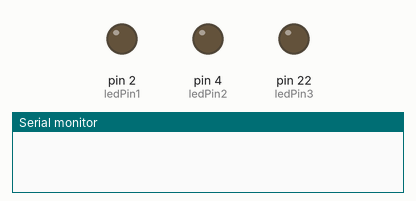
The sketch below on a simulated Arduino Mega 2560, built with avr-gcc and run on an emulated ATmega2560. On the bench: output pins drawn as LEDs (lit = HIGH), the last lines printed to the serial monitor.

Above: at 0.2 s.
At 1.7 s:
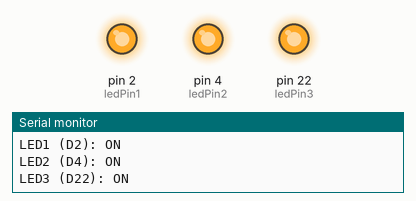
Timing chart, 0 to 3.0 s (numbered marks = the images above):
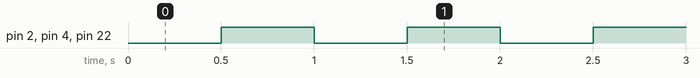

Measured:
- by itself, pin 2 (ledPin1), pin 4 (ledPin2), pin 22 (ledPin3): alternates HIGH for 0.50 s and LOW for 0.50 s

The sketch:

led1hz.ino
```cpp
// 定义三个LED的引脚
const int ledPin1 = 2;   // D2
const int ledPin2 = 4;   // D4
const int ledPin3 = 22;  // D22

// 记录每个LED上次状态变化的时间
unsigned long previousMillis1 = 0;
unsigned long previousMillis2 = 0;
unsigned long previousMillis3 = 0;

// 闪烁间隔：500ms（1Hz = 1秒一个周期，半周期翻转一次）
const long interval = 500;

void setup() {
  // 初始化串口（可选，用于调试）
  Serial.begin(115200);

  // 将三个LED引脚设置为输出模式
  pinMode(ledPin1, OUTPUT);
  pinMode(ledPin2, OUTPUT);
  pinMode(ledPin3, OUTPUT);
}

void loop() {
  unsigned long currentMillis = millis(); // 获取当前系统运行毫秒数

  // 控制第一个LED（D2）
  if (currentMillis - previousMillis1 >= interval) {
    previousMillis1 = currentMillis;
    int ledState = digitalRead(ledPin1);
    ledState = !ledState;
    digitalWrite(ledPin1, ledState);
    Serial.print("LED1 (D2): ");
    Serial.println(ledState ? "ON" : "OFF");
  }

  // 控制第二个LED（D4）
  if (currentMillis - previousMillis2 >= interval) {
    previousMillis2 = currentMillis;
    int ledState = digitalRead(ledPin2);
    ledState = !ledState;
    digitalWrite(ledPin2, ledState);
    Serial.print("LED2 (D4): ");
    Serial.println(ledState ? "ON" : "OFF");
  }

  // 控制第三个LED（D22）
  if (currentMillis - previousMillis3 >= interval) {
    previousMillis3 = currentMillis;
    int ledState = digitalRead(ledPin3);
    ledState = !ledState;
    digitalWrite(ledPin3, ledState);
    Serial.print("LED3 (D22): ");
    Serial.println(ledState ? "ON" : "OFF");
  }
}
```
